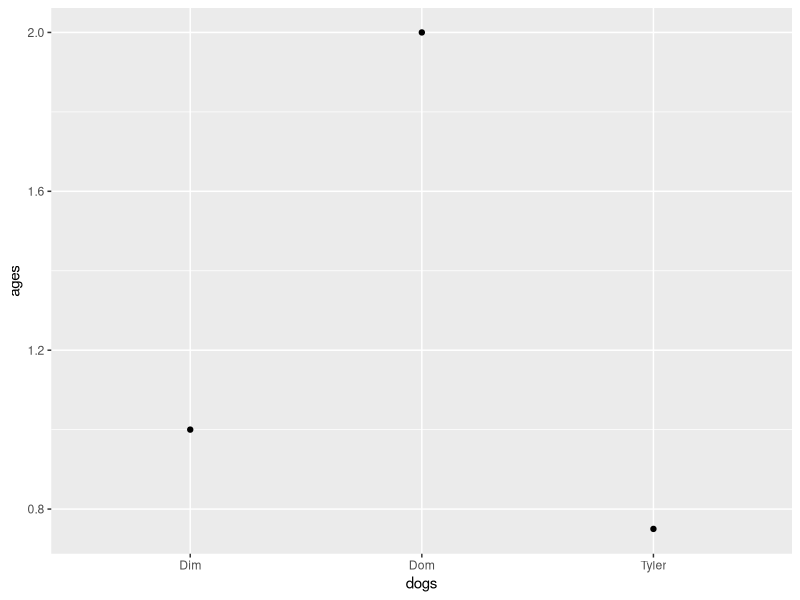

This chart was generated by the following R code:
#Creating Variables
a = 1+4
a <- 10 #declaring a variable
A <- 89 #R is sensitive for capital char
a
A
A+A
a+a
A+a
#with numbers
mynumeric <- 0.2 #always use . for decimal numbers
mynumeric <- 10
#with logical
mylogical <- TRUE
mylogicalF <- FALSE
#with character
mycharacter <- "my story" #single quote also works for char
mycharacter1 <- 'my story' #dont use double quotes inside of double quotes, R believes u want to break it


#Creating Factors --> Data type
myfactos <- as.factor("female") #for statistics or her glutes


#Creating Vectors --> Various datas
vec1 <- c(1,2,3,4,5) #numeric data are vectos of lenght 1
vec2 <- c(T, F, T, T, T) #logic vector
vec3 <- c("1", "34", "marina", "statgen", "p") #character vector
vec4 <- as.factor(c("female", "male", "male", "female", "male"))
vec5 <- c(1, T, "m")
vec5 # when running, it turns to char
vec6 <- c(1, T, F)
vec6 #when running it turns to numeric
vec7 <- c(1, 34, 35, 256, 235, 234, 134, 6789)


#Creating Lists --> you can put lists on lists, numbers, vectors...
list(vec1, vec2, vec3)
mylist <- list(vec1, vec2, vec3, 20, list(vec1, vec2, vec3), mean)


#Creating Data frames --> lists with vector with same lenght
data.frame(vec1, vec2, vec3)
data.frame(vec1, vec2)
data.frame(vec2, vec3) #it's' is possible to name columns doing data.frame(a=vec1)
data.frame(a=vec1, b=vec2)
data.frame(dogs=c("Dom", "Dim", "Tyler"), ages=c(2, 1, 0.75)) #u can crate the vectors inside the data frame
df <- data.frame(vec1, vec2, vec3) #saving data frames
dfdogs <- data.frame(dogs=c("Dom", "Dim", "Tyler"), ages=c(2, 1, 0.75))
View(dfdogs) #show data frame


#Creating a MATRIX
matrix(vec7, 4,2) #matrices are created indicating a vector, the number of lines and after the numbers of columns, those need to be multiples of the vector size
mymatrix <- matrix(vec7, 4,2) #the view shows that R saves the matrix following the order of the vector, by first column till reaches the number of lines, then passes for the second column


#Indexing 
#--> R starts indexing in 1, != from C, that starts at 0, all vectors can be indexed
vec2[1]
vec2
1:6 #creat vector from 1 to 6
vec2[-2] #every element besides the second one
vec2[1:5] #shows all of the elements till 5
vec3[c(F, F, F, T, F)] #shows only the true one
#indexing lists use [[]], you can give names for it
mylist
mylist[[3]] #double braquets
mylist2 <- list("vector one" = vec1, 
                "vector two" = vec2, vec3, 20, list(vec1, vec2, vec3), mean)
mylist2 #list with names
names(mylist2)
#mylist2$... :use it to filter the lists in the console

#indexing data frames 
dfdogs
df$vec1
dfdogs$ages
df[[1]]
dfdogs[[1]] #asking for columns
dfdogs[[2]][3] #asking for a specifc position inside the column
dfdogs [[1]][1:2]
dfdogs [[1,2]] #first roll second columns
dfdogs [1,] #first roll
dfdogs [c(1,3),] #creating a vector to acess 2 or more rolls

#indexing matrices
mymatrix #use what come from when you call the matrix to the console
mymatrix[,2]


#FUNCTIONS
newSum <- function(value1, value2) {
  results<- value1+value2
  return(results)
}
newSum(10,20)

newDiv <- function(value1, value2) {
  results<- value1/value2
  return(results)
}
newDiv(10,20) #all arguments must me separated by commas
newDiv(value2 = 10, value1 = 20)
newDiv

#PACKAGES --> CAN BE SUBMITED TO CRAN, server that keeps all the packages available to any user

install.packages("ggplot2")
library(ggplot2)
ggplot(dfdogs, aes(dogs, ages)) + geom_point()
?ggplot
  